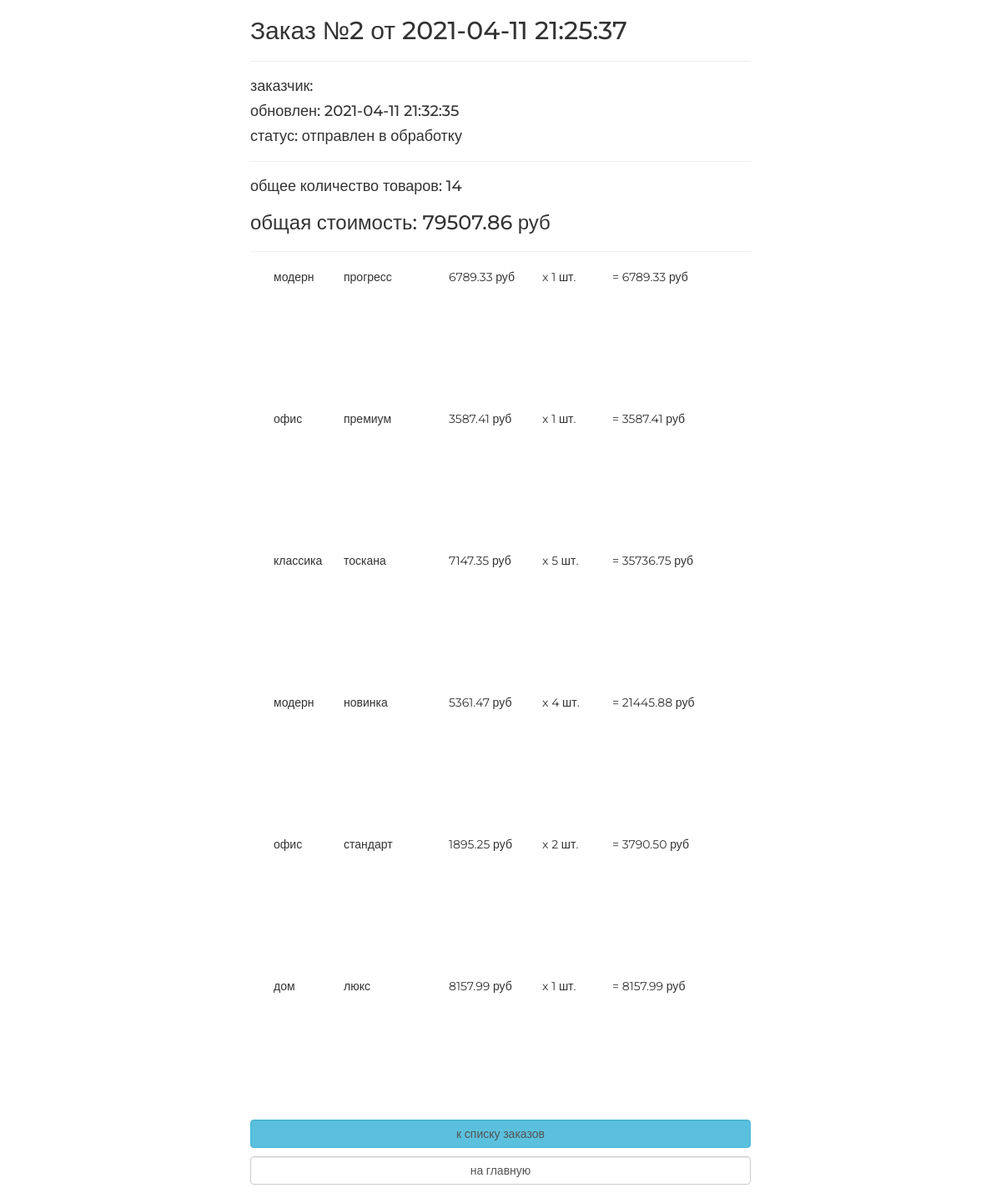
/order/read/2/, run on the app's committed database.
### ordersapp/models.py (models this page shows, shortened)
class Order(models.Model):
    FORMING = 'FM'
    SENT_TO_PROCEED = 'STP'
    PROCEEDED = 'PRD'
    PAID = 'PD'
    READY = 'RDY'
    CANCEL = 'CNC'
    ORDER_STATUSES = (
        (FORMING, 'формируется'),
        (SENT_TO_PROCEED, 'отправлен в обработку'),
        (PROCEEDED, 'обработан'),
        (PAID, 'оплачен'),
        (READY, 'готов к выдаче'),
        (CANCEL, 'отменен'),
    )
    user = models.ForeignKey(settings.AUTH_USER_MODEL, on_delete=models.CASCADE)
    created = models.DateTimeField(auto_now_add=True, verbose_name='создан')
    updated = models.DateTimeField(auto_now=True, verbose_name='изменен')
    status = models.CharField(choices=ORDER_STATUSES, default=FORMING, verbose_name='статус', max_length=3)
    is_active = models.BooleanField(default=True, verbose_name='активен')
    class Meta:
        ordering = ('-created',)
        verbose_name = 'заказ'
        verbose_name_plural = 'заказы'
    def get_total_quantity(self):
        items = self.orderitems.select_related()
        return sum(list(map(lambda x: x.quantity, items)))
    def get_total_cost(self):
        items = self.orderitems.select_related()
        return sum(list(map(lambda x: x.get_product_cost(), items)))

class OrderItem(models.Model):
    order = models.ForeignKey(Order, on_delete=models.CASCADE, related_name='orderitems')
    product = models.ForeignKey(Product, on_delete=models.CASCADE)
    quantity = models.PositiveSmallIntegerField(verbose_name='количество', default=0)
    def get_product_cost(self):
        return self.quantity * self.product.price

### mainapp/models.py (models this page shows, shortened)
class Product(models.Model):
    category = models.ForeignKey(ProductCategory, on_delete=models.CASCADE)
    name = models.CharField(max_length=128, verbose_name='имя')
    image = models.ImageField(upload_to='products_images', blank=True)
    short_desc = models.CharField(max_length=64,verbose_name='краткое описание', blank=True)
    description = models.TextField(blank=True, verbose_name='описание')
    price = models.DecimalField(verbose_name='цена', max_digits=8, decimal_places=2, default=0)
    quantity = models.PositiveSmallIntegerField(verbose_name='количество на складе', default=0)
    is_active = models.BooleanField(verbose_name='Активность', default=True)

class ProductCategory(models.Model):
    name = models.CharField(verbose_name='имя', max_length=64, unique=True)
    description = models.TextField(verbose_name='описание', blank=True)
    is_active = models.BooleanField(verbose_name='активна', default=True)

### ordersapp/views.py (the view)
# urls.py: path('read/<int:pk>/', ordersapp.OrderDetailView.as_view(), name='order_read'),
class OrderDetailView(DetailView):
    model = Order

### mainapp/context_processors.py (called while the page is built)
def basket(request):
    basket_list = []
    if request.user.is_authenticated:
        basket_list = Basket.objects.filter(user=request.user)
    return {
        'basket': basket_list
    }

### ordersapp/templates/ordersapp/order_detail.html (shortened to what this page needs)
{% extends "ordersapp/base.html" %}
{% load static %}
{% block content %}
    {% include 'ordersapp/includes/inc_order_summary.html' %}
    <div class="basket_list">
        {% for item in object.orderitems.select_related %}
            <div class="basket_record">
                <span class="category_name">
                   {{ item.product.category.name }}
               </span>
                <span class="product_name">{{ item.product.name }}</span>
                <span class="product_price">
                   {{ item.product.price }}&nbspруб
               </span>
                <span class="product_quantitiy">
                   x {{ item.quantity }} шт.
               </span>
                <span class="product_cost">
                    = {{ item.get_product_cost }}&nbspруб
               </span>
            </div>
        {% endfor %}
    </div>
    {% include 'ordersapp/includes/inc_order_actions.html' %}
{% endblock %}

### ordersapp/templates/ordersapp/includes/inc_order_summary.html (shortened to what this page needs)
{% if object %}
   <div class="h2">Заказ №{{ object.pk }} от {{ object.created|date:"Y-m-d H:i:s" }}</div>
   <hr>
   <div class="h4">заказчик: {{ user.last_name }} {{ user.first_name }} </div>
   <div class="h4">обновлен: {{ object.updated|date:"Y-m-d H:i:s" }}</div>
   <div class="h4">статус: {{ object.get_status_display }}</div>
   <hr>
   <div class="h4">
       общее количество товаров: <span class="order_total_quantity">{{ object.get_total_quantity }}</span>
   </div>
   <div class="h3">
       общая стоимость: <span class="order_total_cost">{{ object.get_total_cost }}</span> руб
   </div>
{% endif %}
<hr>

### static/css/style.css (style rules this page uses)
* { margin: 0; padding: 0; }
body { font-family: 'Montserrat', sans-serif; }
html, body { height: 100%; }
.basket_list span.category_name { margin-left: 2em; width: 5em; position: relative; display: block; float: left; }
.basket_list span.product_name { margin-left: 1em; width: 8em; position: relative; display: block; float: left; }
.basket_list span.product_price { margin-left: 1em; width: 7em; position: relative; display: block; float: left; }
.basket_list span.product_quantitiy { margin-left: 1em; width: 5em; position: relative; display: block; float: left; }
.basket_list span.product_cost { margin-left: 1em; width: 10em; position: relative; display: block; float: left; }
.basket_list .basket_record { position: relative; display: block; height: 170px; float: none; }

### data on the page
Order: pk "2", created "2021-04-11 21:25:37", updated "2021-04-11 21:32:35", status "отправлен в обработку", get_total_quantity "14", get_total_cost "79507.86"
OrderItem: product.category.name "модерн", product.name "прогресс", product.price "6789.33", quantity "1", get_product_cost "6789.33"
OrderItem: product.category.name "офис", product.name "премиум", product.price "3587.41", quantity "1", get_product_cost "3587.41"
OrderItem: product.category.name "классика", product.name "тоскана", product.price "7147.35", quantity "5", get_product_cost "35736.75"
OrderItem: product.category.name "модерн", product.name "новинка", product.price "5361.47", quantity "4", get_product_cost "21445.88"
OrderItem: product.category.name "офис", product.name "стандарт", product.price "1895.25", quantity "2", get_product_cost "3790.50"
OrderItem: product.category.name "дом", product.name "люкс", product.price "8157.99", quantity "1", get_product_cost "8157.99"
